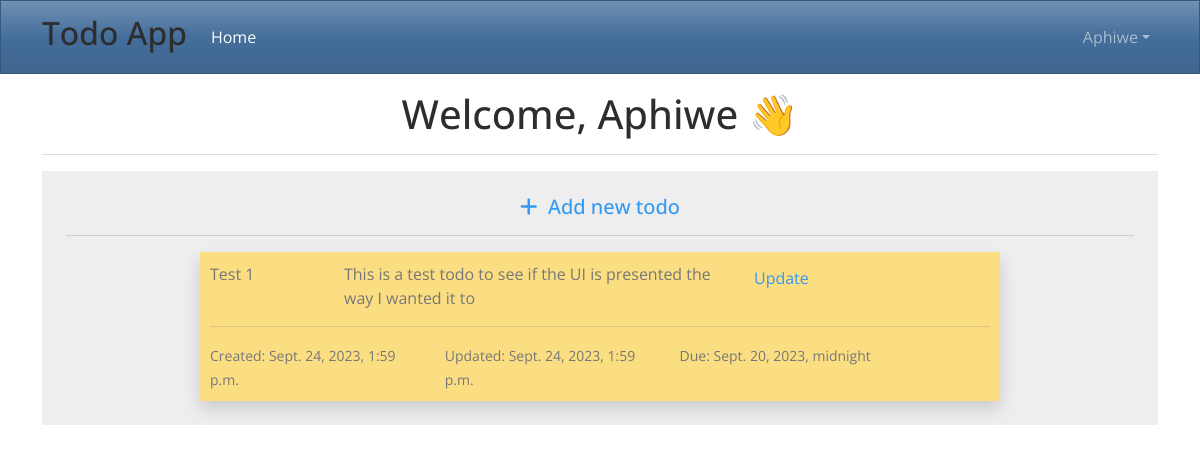
The page /dashboard/ (signed in) on the database its author committed.
### todos/models.py (models this page shows, shortened)
class Todo(models.Model):
  user = models.ForeignKey(User, on_delete=models.CASCADE, null=True)
  title = models.CharField(max_length=30, null=True)
  description = models.CharField(max_length=500, null=True)
  date_created = models.DateTimeField(auto_now_add=True, null=True)
  date_updated = models.DateTimeField(auto_now=True, null=True)
  due_date = models.DateTimeField(null=True)
  class Meta:
    db_table = "todos"

### todos/views.py (the view)
# urls.py: path("dashboard/", views.dashboard, name="dashboard"),
@login_required(login_url="todos:login")
def dashboard(request):
  todos = Todo.objects.filter(user=request.user)
  context = {"todos": todos}
  return render(request, "todos/dashboard.html", context=context)

### todos/templates/todos/dashboard.html (shortened to what this page needs)
{% extends 'todos/base.html' %}
{% block content %}
  <div class="container">
    <h1 class="text-center mt-3">Welcome, {{ user.first_name }}&nbsp;👋</h1>
    <hr>
    <div class="wrapper bg-light p-4">
      <div class="text-center">
        <h5><a href="{% url 'todos:create' %}" class="text-decoration-none"><i class="fa-solid fa-plus"></i>&nbsp;&nbsp;Add new todo</a></h5>
      </div>
      <hr>
      <div>
        {% if todos.count == 0 %}
          <h3 class="text-center text-warning mt-3">You don't have any todo items yet.</h3>
        {% else %}
          {% for todo in todos %}
            <div class="mt-3 todo-wrapper shadow">
              <div class="row">
                <div class="col-2">
                  {{todo.title}}
                </div>
                <div class="col-6">
                  {{ todo.description }}
                </div>
                <div class="col-4 d-flex">
                  <a class="p-1 mx-1 text-decoration-none" href="{% url 'todos:update' todo.id%}">Update</a>
                </div>
              </div>
              <hr>
              <div class="d-flex justify-content-between">
                <div class="row">
                  <div class="col-md-4">
                    <small>Created: {{ todo.date_created }}</small>
                  </div>
                  <div class="col-md-4">
                    <small>Updated: {{ todo.date_updated }}</small>
                  </div>
                  <div class="col-md-4">
                    <small>Due: {{ todo.due_date }}</small>
                  </div>
                </div>
              </div>
            </div>
          {% endfor %}
        {% endif %}
      </div>
    </div>
  </div>
{% endblock content %}

### todos/templates/todos/base.html (shortened to what this page needs)
{% load static %}
<!DOCTYPE html>
<html lang="en">
<head>
  <link href="https://cdn.jsdelivr.net/npm/bootstrap@5.3.2/dist/css/bootstrap.min.css" rel="stylesheet">
  <link rel="stylesheet" href="https://bootswatch.com/5/spacelab/bootstrap.min.css">
  <link rel="stylesheet" href="https://cdnjs.cloudflare.com/ajax/libs/font-awesome/6.4.2/css/all.min.css" />
  <link rel="stylesheet" href="{% static 'css/style.css' %}">
</head>
<body>
  {% include 'todos/navbar.html' %}
  {% block content %}
  {% endblock content %}
</body>
</html>

### todos/templates/todos/navbar.html (shortened to what this page needs)
<nav class="navbar navbar-expand-lg bg-primary" data-bs-theme="dark">
  <div class="container">
    <a class="navbar-brand" href="#"><h2>Todo App</h2></a>
    <div class="collapse navbar-collapse d-flex" id="navbarColor01">
      {% if user.is_authenticated %}
      <ul class="navbar-nav me-auto flex-fill justify-content-between">
        <li class="nav-item">
          <a class="nav-link active" href="#">Home
          </a>
        </li>
        <li class="nav-item dropdown">
          <a class="nav-link dropdown-toggle" data-bs-toggle="dropdown" href="#" role="button" aria-haspopup="true" aria-expanded="false">{{ user.first_name }}</a>
        </li>
      </ul>
      {% else %}
      <a href="{% url 'todos:register' %}">Register</a> / <a href="{% url 'todos:login' %}">Login</a>
      {% endif %}
    </div>
  </div>
</nav>

### todos/static/css/style.css (style rules this page uses)
* { margin: 0; padding: 0; box-sizing: border-box !important; object-fit: contain !important; }
body, html { height: 100vh; }
.todo-wrapper { background-color: rgba(255, 218, 98, 0.767); }
.todo-form, .todo-wrapper { max-width: 800px; padding: 10px; margin: 0 auto; }

### rows shown on the page
Todo: title "Test 1", description "This is a test todo to see if the UI is presented the way I wanted it to", date_created "Sept. 24, 2023, 1:59 p.m.", date_updated "Sept. 24, 2023, 1:59 p.m.", due_date "Sept. 20, 2023, midnight"

### other values the page prints
{{ user.first_name }} "Aphiwe"
